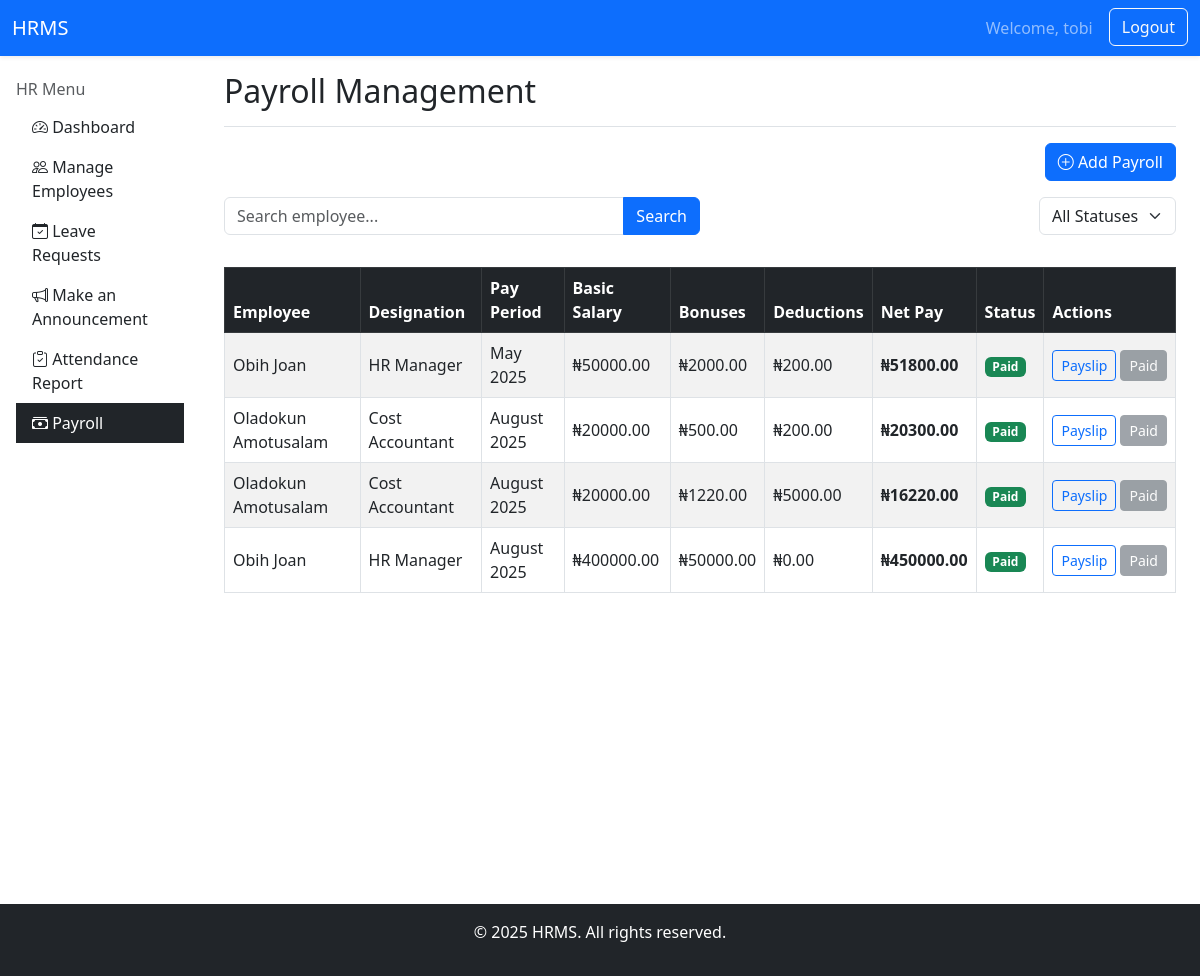
The app's page /payroll/ (signed in) with its own data.
### core/models.py (models this page shows, shortened)
class Payroll(models.Model):
    employee = models.ForeignKey(Employee, on_delete=models.CASCADE)
    month = models.CharField(max_length=20)
    salary = models.DecimalField(max_digits=10, decimal_places=2)
    bonus = models.DecimalField(max_digits=10, decimal_places=2, default=0)
    deductions = models.DecimalField(max_digits=10, decimal_places=2, default=0)
    net_pay = models.DecimalField(max_digits=10, decimal_places=2, default=0)
    is_paid = models.BooleanField(default=False)

class Employee(models.Model):
    user = models.OneToOneField(User, on_delete=models.CASCADE, related_name='employee')
    department = models.CharField(max_length=100)
    designation = models.CharField(max_length=100)
    join_date = models.DateField()
    phone = models.CharField(max_length=15)
    address = models.TextField()
    is_hr = models.BooleanField(default=False)
    avatar = models.ImageField(upload_to='avatars/', blank=True, null=True)

### core/views.py (the view)
# urls.py: path('payroll/', views.payroll_view, name='payroll'),
@login_required
def payroll_view(request):
    payrolls = Payroll.objects.select_related('employee__user').all()
    search_query = request.GET.get('search', '')
    if search_query:
        payrolls = payrolls.filter(
            employee__user__first_name__icontains=search_query
        ) | payrolls.filter(
            employee__user__last_name__icontains=search_query
        )
    status = request.GET.get('status', '')
    if status == 'paid':
        payrolls = payrolls.filter(is_paid=True)
    elif status == 'pending':
        payrolls = payrolls.filter(is_paid=False)
    context = {
        'payrolls': payrolls.order_by('-month'),
    }
    return render(request, 'core/payroll.html', context)

### templates/core/payroll.html (shortened to what this page needs)
{% extends 'core/base.html' %}
{% block brand_link %}
<a class="navbar-brand" href="{% url 'hr_dashboard' %}">HRMS</a>
{% endblock %}
{% block content %}
{% include "core/sidebar.html" %}
<main class="col-md-9 ms-sm-auto col-lg-10 px-md-4 mt-3">
    <div class="d-flex justify-content-between flex-wrap flex-md-nowrap align-items-center pb-2 mb-3 border-bottom">
        <h2>Payroll Management</h2>
    </div>
    <div class="mb-3 d-flex justify-content-end">
        <a href="{% url 'add_payroll' %}" class="btn btn-primary">
            <i class="bi bi-plus-circle"></i> Add Payroll
        </a>
    </div>
    <form method="GET" class="mb-4 d-flex justify-content-between align-items-center flex-wrap">
        <div class="input-group w-50 mb-2">
            <input type="text" name="search" class="form-control" placeholder="Search employee..." value="{{ request.GET.search }}">
            <button type="submit" class="btn btn-primary">Search</button>
        </div>
        <div class="mb-2">
            <select name="status" class="form-select" onchange="this.form.submit()">
                <option value="">All Statuses</option>
            </select>
        </div>
    </form>
    <div class="table-responsive">
        <table class="table table-striped table-bordered align-middle">
            <thead class="table-dark">
                <tr>
                    <th>Employee</th>
                    <th>Designation</th>
                    <th>Pay Period</th>
                    <th>Basic Salary</th>
                    <th>Bonuses</th>
                    <th>Deductions</th>
                    <th>Net Pay</th>
                    <th>Status</th>
                    <th>Actions</th>
                </tr>
            </thead>
            <tbody>
                {% for payroll in payrolls %}
                <tr>
                    <td>{{ payroll.employee.user.get_full_name }}</td>
                    <td>{{ payroll.employee.designation }}</td>
                    <td>{{ payroll.month }}</td>
                    <td>₦{{ payroll.salary }}</td>
                    <td>₦{{ payroll.bonus }}</td>
                    <td>₦{{ payroll.deductions }}</td>
                    <td><strong>₦{{ payroll.net_pay }}</strong></td>
                    <td>
                        {% if payroll.is_paid %}
                            <span class="badge bg-success">Paid</span>
                        {% else %}
                            <span class="badge bg-warning text-dark">Pending</span>
                        {% endif %}
                    </td>
                    <td>
                        <div class="d-flex gap-1">
                            <a href="{% url 'generate_payslip' payroll.id %}" class="btn btn-sm btn-outline-primary">Payslip</a>
                            {% if not payroll.is_paid %}
                            <a href="{% url 'mark_payroll_as_paid' payroll.id %}" class="btn btn-sm btn-success">Mark as Paid</a>
                        </div>
                        {% else %}
                            <button class="btn btn-sm btn-secondary" disabled>Paid</button>
                        {% endif %}
                    </td>
                </tr>
                {% empty %}
                <tr>
                    <td colspan="9" class="text-center">No payroll records found.</td>
                </tr>
                {% endfor %}
            </tbody>
        </table>
    </div>
</main>
{% endblock %}

### templates/core/base.html (shortened to what this page needs)
<!doctype html>
<html lang="en">
  <head>
    <link rel="stylesheet" href="https://cdnjs.cloudflare.com/ajax/libs/font-awesome/6.5.0/css/all.min.css">
    <link href="https://cdn.jsdelivr.net/npm/bootstrap@5.3.6/dist/css/bootstrap.min.css" rel="stylesheet">
    <link href="https://cdn.jsdelivr.net/npm/bootstrap@5.3.0/dist/css/bootstrap.min.css" rel="stylesheet">
    <link href="https://cdn.jsdelivr.net/npm/bootstrap-icons@1.10.5/font/bootstrap-icons.css" rel="stylesheet">
  </head>
  <body>
    {% block nav %}
      <nav class="navbar navbar-expand-lg navbar-dark bg-primary shadow-sm">
        <div class="container-fluid">
        {% block brand_link %}{% endblock %}
        <div class="collapse navbar-collapse justify-content-end" id="navbarContent">
        <ul class="navbar-nav mb-2 mb-lg-0">
          {% if user.is_authenticated %}
            <li class="nav-item">
              <a class="nav-link" href="#">Welcome, {{ user.username }}</a>
            </li>
            <li class="nav-item">
              <form method="post" action="{% url 'logout' %}" class="d-inline">
                <button type="submit" class="btn btn-outline-light ms-2">Logout</button>
              </form>
            </li>
          {% endif %}
      </ul>
    </div>
  </div>
</nav>
{% endblock %}
  <div class="container-fluid">
    <div class="row">
      {% block content %}
      {% endblock %}
    </div>
  </div>
  <footer class="mt-5 text-center text-white bg-dark py-3">
    <p>&copy; 2025 HRMS. All rights reserved.</p>
  </footer>
  </body>
</html>

### records on screen
Payroll: employee.user.get_full_name "Obih Joan", employee.designation "HR Manager", month "May 2025", salary "50000.00", bonus "2000.00", deductions "200.00", net_pay "51800.00", is_paid "Paid"
Payroll: employee.user.get_full_name "Oladokun Amotusalam", employee.designation "Cost Accountant", month "August 2025", salary "20000.00", bonus "500.00", deductions "200.00", net_pay "20300.00", is_paid "Paid"
Payroll: employee.user.get_full_name "Oladokun Amotusalam", employee.designation "Cost Accountant", month "August 2025", salary "20000.00", bonus "1220.00", deductions "5000.00", net_pay "16220.00", is_paid "Paid"
Payroll: employee.user.get_full_name "Obih Joan", employee.designation "HR Manager", month "August 2025", salary "400000.00", bonus "50000.00", deductions "0.00", net_pay "450000.00", is_paid "Paid"

### other values on screen
{{ user.username }} "tobi"
